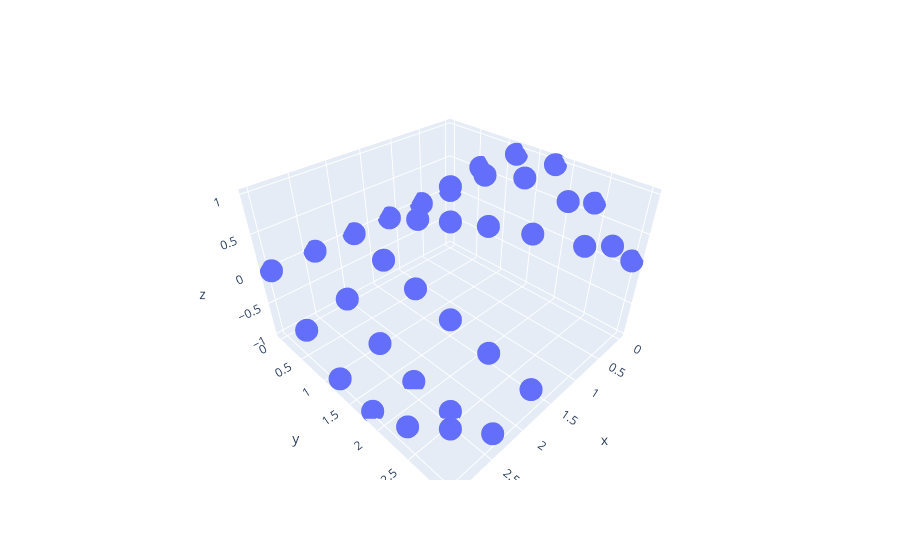

Notebook cell for this chart:
### Code cell
x1 = np.linspace(0,3,6)
x2 = np.linspace(0,3,6)
x1g, x2g = np.meshgrid(x1, x2)

y = np.sin(np.cos(x1) * x2g)

import plotly.express as px

px.scatter_3d(x=x1g.ravel(), y=x2g.ravel(), z=y.ravel()).show()

### Figure 1 — Plotly figure (JSON) as saved in the notebook; plotly's stock layout.template omitted (floating-point values rounded to 4 significant figures)
{"data": [{"hoverlabel": {"namelength": 0}, "hovertemplate": "x=%{x}<br>y=%{y}<br>z=%{z}", "legendgroup": "", "marker": {"color": "#636efa", "symbol": "circle"}, "mode": "markers", "name": "", "scene": "scene", "showlegend": false, "type": "scatter3d", "x": [0, 0.6, 1.2, 1.8, 2.4, 3, 0, 0.6, 1.2, 1.8, 2.4, 3, 0, 0.6, 1.2, 1.8, 2.4, 3, 0, 0.6, 1.2, 1.8, 2.4, 3, 0, 0.6, 1.2, 1.8, 2.4, 3, 0, 0.6, 1.2, 1.8, 2.4, 3], "y": [0, 0, 0, 0, 0, 0, 0.6, 0.6, 0.6, 0.6, 0.6, 0.6, 1.2, 1.2, 1.2, 1.2, 1.2, 1.2, 1.8, 1.8, 1.8, 1.8, 1.8, 1.8, 2.4, 2.4, 2.4, 2.4, 2.4, 2.4, 3, 3, 3, 3, 3, 3], "z": [0, 0, 0, 0, 0, 0, 0.5646, 0.4752, 0.2157, -0.1359, -0.4281, -0.5597, 0.932, 0.8362, 0.4213, -0.2693, -0.7738, -0.9276, 0.9738, 0.9964, 0.607, -0.3977, -0.9705, -0.9778, 0.6755, 0.9171, 0.7641, -0.5187, -0.9803, -0.693, 0.1411, 0.6175, 0.8853, -0.63, -0.8013, -0.1708]}], "layout": {"legend": {"tracegroupgap": 0}, "margin": {"t": 60}, "scene": {"domain": {"x": [0, 1], "y": [0, 1]}, "xaxis": {"title": {"text": "x"}}, "yaxis": {"title": {"text": "y"}}, "zaxis": {"title": {"text": "z"}}}}}
